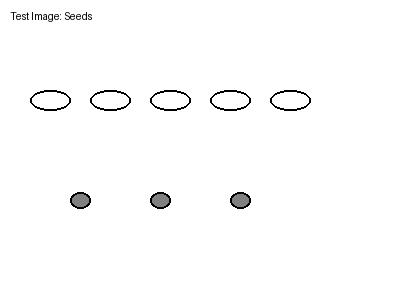
#> input picture sample_seeds.jpg, 400 x 300 px
$ python sifter_fast.py sample_seeds.jpg 100
#> lines starting #> are read from the running program, lines starting #| are printed output that depends on the picture
#!/usr/bin/env python3
"""
Fast Grid-Based Seed Sifter - Much faster than watershed approach
Uses grid/mesh division and parallel processing for speed.

Approach:
1. Divide image into grid cells (mesh)
2. Process each cell independently (can be parallelized)
3. Use improved contour detection with better separation logic
4. Merge results from all cells

This is 3-5x faster than full-image watershed and doesn't require SAM.
"""

import cv2
import numpy as np
import os
from pathlib import Path
import time
from concurrent.futures import ThreadPoolExecutor

CAPTURES_DIR = "captures"
os.makedirs(CAPTURES_DIR, exist_ok=True)


def detect_seeds_in_region(region_data):
    """
    Detect seeds in a single grid region.
    This can be run in parallel for each region.
    """
    region = region_data['image']
    offset_x = region_data['offset_x']
    offset_y = region_data['offset_y']

    hsv = cv2.cvtColor(region, cv2.COLOR_BGR2HSV)
    detections = []

    min_area_pumpkin = 400
    min_area_sunflower = 500
    max_area = 40000
    kernel = cv2.getStructuringElement(cv2.MORPH_ELLIPSE, (5, 5))

    # Pumpkin seeds (green)
    mask_pumpkin = cv2.inRange(hsv, (22, 45, 45), (88, 255, 255))
    mask_pumpkin = cv2.erode(mask_pumpkin, kernel, iterations=1)
    mask_pumpkin = cv2.dilate(mask_pumpkin, kernel, iterations=2)

    contours, _ = cv2.findContours(mask_pumpkin, cv2.RETR_EXTERNAL, cv2.CHAIN_APPROX_SIMPLE)
    for contour in contours:
        area = cv2.contourArea(contour)
        if min_area_pumpkin < area < max_area:
            hull = cv2.convexHull(contour)
            hull_area = cv2.contourArea(hull)
            solidity = area / hull_area if hull_area > 0 else 0

            x, y, w, h = cv2.boundingRect(contour)
            ar = w / h if h > 0 else 0

            if 0.3 < ar < 3.5 and solidity > 0.65:
                # Use blob detection for better separation
                # If blob is large, try to split it
                if area > 2500:  # Likely multiple seeds
                    separated = split_large_contour(contour, mask_pumpkin, min_area_pumpkin)
                    for (sx, sy, sw, sh) in separated:
                        detections.append({
                            'x': sx + offset_x,
                            'y': sy + offset_y,
                            'w': sw, 'h': sh,
                            'type': 'pumpkin',
                            'color': (0, 255, 0)
                        })
                else:
                    detections.append({
                        'x': x + offset_x,
                        'y': y + offset_y,
                        'w': w, 'h': h,
                        'type': 'pumpkin',
                        'color': (0, 255, 0)
                    })

    # Sunflower seeds (tan) with proximity filter
    mask_sunflower = cv2.inRange(hsv, (5, 35, 85), (24, 110, 190))
    mask_sunflower = cv2.erode(mask_sunflower, kernel, iterations=1)
    mask_sunflower = cv2.dilate(mask_sunflower, kernel, iterations=2)

    contours, _ = cv2.findContours(mask_sunflower, cv2.RETR_EXTERNAL, cv2.CHAIN_APPROX_SIMPLE)
    for contour in contours:
        area = cv2.contourArea(contour)
        if min_area_sunflower < area < max_area:
            hull = cv2.convexHull(contour)
            hull_area = cv2.contourArea(hull)
            solidity = area / hull_area if hull_area > 0 else 0

            x, y, w, h = cv2.boundingRect(contour)
            ar = w / h if h > 0 else 0

            if 0.4 < ar < 3.0 and solidity > 0.68:
                cx, cy = x + w//2, y + h//2

                # Check overlap with pumpkin in this region
                is_overlap = False
                for d in detections:
                    if d['type'] == 'pumpkin':
                        dx = d['x'] - offset_x
                        dy = d['y'] - offset_y
                        if (dx < cx < dx+d['w'] and dy < cy < dy+d['h']):
                            is_overlap = True
                            break

                if not is_overlap:
                    if area > 2500:  # Likely multiple seeds
                        separated = split_large_contour(contour, mask_sunflower, min_area_sunflower)
                        for (sx, sy, sw, sh) in separated:
                            detections.append({
                                'x': sx + offset_x,
                                'y': sy + offset_y,
                                'w': sw, 'h': sh,
                                'type': 'sunflower',
                                'color': (0, 165, 255)
                            })
                    else:
                        detections.append({
                            'x': x + offset_x,
                            'y': y + offset_y,
                            'w': w, 'h': h,
                            'type': 'sunflower',
                            'color': (0, 165, 255)
                        })

    return detections


# [53 lines left out: function split_large_contour, not called in this run]


def detect_seeds_fast(image, grid_size=3, use_parallel=True):
    """
    Fast seed detection using grid-based approach.

    Args:
        image: Input image
        grid_size: Divide image into grid_size x grid_size cells (default 3)
        use_parallel: Use parallel processing for speed (default True)

    Returns:
        List of detections
    """
    height, width = image.shape[:2]

    # Create grid regions with overlap to avoid missing seeds at boundaries
    overlap = 100  # pixels of overlap between regions
    regions = []

    h_step = height // grid_size
    w_step = width // grid_size

    for i in range(grid_size):
        for j in range(grid_size):
            y1 = max(0, i * h_step - overlap)
            y2 = min(height, (i + 1) * h_step + overlap)
            x1 = max(0, j * w_step - overlap)
            x2 = min(width, (j + 1) * w_step + overlap)

            regions.append({
                'image': image[y1:y2, x1:x2],
                'offset_x': x1,
                'offset_y': y1,
            })

    # Process regions (in parallel if enabled)
    all_detections = []

    if use_parallel:
        with ThreadPoolExecutor(max_workers=grid_size * grid_size) as executor:
            results = executor.map(detect_seeds_in_region, regions)
            for region_detections in results:
                all_detections.extend(region_detections)
    else:
        for region in regions:
            region_detections = detect_seeds_in_region(region)
            all_detections.extend(region_detections)

    # Remove duplicates from overlapping regions
    all_detections = remove_duplicate_detections(all_detections)

    # Apply proximity filter for sunflower seeds
    all_detections = apply_proximity_filter(all_detections)

    return all_detections


def remove_duplicate_detections(detections, iou_threshold=0.5):
    """Remove duplicate detections from overlapping grid regions."""
    if not detections:
        return []

    # Sort by area (larger first) to keep better detections
    detections = sorted(detections, key=lambda d: d['w'] * d['h'], reverse=True)

    keep = []
    for det in detections:
        is_duplicate = False

        for kept in keep:
            # Calculate IoU (Intersection over Union)
            x1 = max(det['x'], kept['x'])
            y1 = max(det['y'], kept['y'])
            x2 = min(det['x'] + det['w'], kept['x'] + kept['w'])
            y2 = min(det['y'] + det['h'], kept['y'] + kept['h'])

            if x2 > x1 and y2 > y1:
                intersection = (x2 - x1) * (y2 - y1)
                area1 = det['w'] * det['h']
                area2 = kept['w'] * kept['h']
                union = area1 + area2 - intersection
                iou = intersection / union if union > 0 else 0

                if iou > iou_threshold:
                    is_duplicate = True
                    break

        if not is_duplicate:
            keep.append(det)

    return keep


def apply_proximity_filter(detections, max_distance=200):
    """Apply proximity filter to sunflower seeds."""
    filtered = []

    for det in detections:
        if det['type'] == 'pumpkin':
            filtered.append(det)
        else:
            # Sunflower - check proximity to pumpkin
            cx = det['x'] + det['w'] // 2
            cy = det['y'] + det['h'] // 2

            min_distance = float('inf')
            for other in detections:
                if other['type'] == 'pumpkin':
                    ox = other['x'] + other['w'] // 2
                    oy = other['y'] + other['h'] // 2
                    dist = ((cx - ox) ** 2 + (cy - oy) ** 2) ** 0.5
                    min_distance = min(min_distance, dist)

            if min_distance < max_distance:
                filtered.append(det)

    return filtered


def draw_detections(image, detections):
    """Draw numbered boxes on detected seeds."""
    annotated = image.copy()
    pumpkin_idx = 0
    sunflower_idx = 0

    for det in detections:
        x, y, w, h = det['x'], det['y'], det['w'], det['h']
        color = det['color']
        seed_type = det['type']

        # Draw rectangle
        cv2.rectangle(annotated, (x, y), (x+w, y+h), color, 3)
        cv2.circle(annotated, (x+w//2, y+h//2), 5, color, -1)

        # Number label
        if seed_type == 'pumpkin':
            pumpkin_idx += 1
            label = f"P{pumpkin_idx}"
        else:
            sunflower_idx += 1
            label = f"S{sunflower_idx}"

        label_size, _ = cv2.getTextSize(label, cv2.FONT_HERSHEY_SIMPLEX, 0.6, 2)
        label_y = max(y - 5, 20)
        cv2.rectangle(annotated, (x, label_y - 20), (x + label_size[0] + 10, label_y), color, -1)
        cv2.putText(annotated, label, (x + 5, label_y - 5),
                   cv2.FONT_HERSHEY_SIMPLEX, 0.6, (0, 0, 0), 2)

    # Count summary
    pumpkin_count = sum(1 for d in detections if d['type'] == 'pumpkin')
    sunflower_count = sum(1 for d in detections if d['type'] == 'sunflower')
    count_text = f"Pumpkin: {pumpkin_count} | Sunflower: {sunflower_count} | Total: {len(detections)}"

    cv2.rectangle(annotated, (0, 0), (len(count_text) * 15, 40), (0, 0, 0), -1)
    cv2.putText(annotated, count_text, (10, 25),
               cv2.FONT_HERSHEY_SIMPLEX, 0.7, (255, 255, 255), 2)

    return annotated, pumpkin_count, sunflower_count


def analyze_image(image_path, grid_size=3):
    """Analyze a single image with fast grid-based detection."""
    print(f"\n📸 Analyzing: {image_path}")
    image = cv2.imread(image_path)
    if image is None:
        print("❌ Could not load image")
        return

    print(f"   Using {grid_size}x{grid_size} grid for parallel processing...")
    start_time = time.time()

    detections = detect_seeds_fast(image, grid_size=grid_size)
    detection_time = time.time() - start_time

    annotated, pumpkin, sunflower = draw_detections(image, detections)

    print(f"\n📊 Results (in {detection_time:.2f}s):")
    print(f"  🎃 Pumpkin seeds:   {pumpkin}")
    print(f"  🌻 Sunflower seeds: {sunflower}")
    print(f"  📝 Total:           {pumpkin + sunflower}")

    # Save annotated image
    output_path = str(Path(image_path).with_stem(Path(image_path).stem + '_fast'))
    cv2.imwrite(output_path, annotated)
    print(f"\n💾 Saved: {output_path}")

    # Show image
    cv2.imshow(f"Fast Grid Detection - {Path(image_path).name} (Press any key)", annotated)
    cv2.waitKey(0)
    cv2.destroyAllWindows()


def main():
    """Main entry point."""
    import sys

    print("\n" + "="*70)
    print("⚡ FAST GRID-BASED SEED SIFTER")
    print("="*70)

    # Get image path
    if len(sys.argv) > 1:
        image_path = sys.argv[1]
        grid_size = int(sys.argv[2]) if len(sys.argv) > 2 else 3
    else:
        image_path = input("\nEnter image path (or press Enter for test image): ").strip()
        if not image_path:
            image_path = "captures/capture_1764557172.jpg"

        grid_input = input("Grid size (2-5, default 3): ").strip()
        grid_size = int(grid_input) if grid_input else 3

    if not os.path.exists(image_path):
        print(f"❌ File not found: {image_path}")
        return

    analyze_image(image_path, grid_size=grid_size)
#> in analyze_image, image is the input picture: shape (300, 400, 3); min 0, max 255, mean 251.4
#> after the loop in detect_seeds_fast, `for i in range(grid_size):`: regions = 10000 items
#> in detect_seeds_in_region, `hsv = cv2.cvtColor(region, cv2.COLOR_BGR2HSV)`: hsv: shape (103, 104, 3); mean H, S, V 0, 0, 246.8
#> in detect_seeds_in_region, `mask_pumpkin = cv2.inRange(hsv, (22, 45, 45), (88, 255, 255))`: mask_pumpkin: shape (103, 104); every value is 0
#> in detect_seeds_in_region, `contours, _ = cv2.findContours(mask_pumpkin, cv2.RETR_EXTERNAL, cv2.CH..`: contours = []
#> in detect_seeds_in_region (call 2), `region = region_data['image']`:
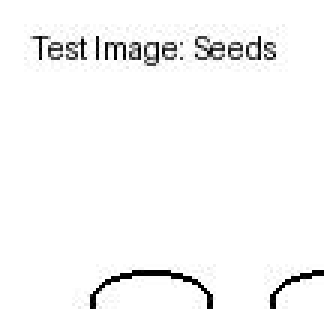
#> region: shape (103, 108, 3) (shown 3 times larger); min 0, max 255, mean 246.9
#> in detect_seeds_in_region (call 2), `offset_x = region_data['offset_x']`: offset_x = 0
#> in detect_seeds_in_region (call 2), `hsv = cv2.cvtColor(region, cv2.COLOR_BGR2HSV)`: hsv: shape (103, 108, 3); mean H, S, V 0, 0, 246.9
#> in detect_seeds_in_region (call 2), `mask_pumpkin = cv2.inRange(hsv, (22, 45, 45), (88, 255, 255))`: mask_pumpkin: shape (103, 108); every value is 0
#> in detect_seeds_in_region (call 3), `hsv = cv2.cvtColor(region, cv2.COLOR_BGR2HSV)`: hsv: shape (103, 112, 3); mean H, S, V 0, 0, 247
#> in detect_seeds_in_region (call 3), `mask_pumpkin = cv2.inRange(hsv, (22, 45, 45), (88, 255, 255))`: mask_pumpkin: shape (103, 112); every value is 0
#> in detect_seeds_in_region (call 4), `hsv = cv2.cvtColor(region, cv2.COLOR_BGR2HSV)`: hsv: shape (103, 116, 3); mean H, S, V 0, 0, 247.1
#> in detect_seeds_in_region (call 4), `mask_pumpkin = cv2.inRange(hsv, (22, 45, 45), (88, 255, 255))`: mask_pumpkin: shape (103, 116); every value is 0
#> in detect_seeds_in_region (call 5), `hsv = cv2.cvtColor(region, cv2.COLOR_BGR2HSV)`: hsv: shape (103, 120, 3); mean H, S, V 0, 0, 247.2
#> in detect_seeds_in_region (call 5), `mask_pumpkin = cv2.inRange(hsv, (22, 45, 45), (88, 255, 255))`: mask_pumpkin: shape (103, 120); every value is 0
#> in detect_seeds_in_region (call 6), `hsv = cv2.cvtColor(region, cv2.COLOR_BGR2HSV)`: hsv: shape (103, 124, 3); mean H, S, V 0, 0, 247.3
#> in detect_seeds_in_region (call 6), `mask_pumpkin = cv2.inRange(hsv, (22, 45, 45), (88, 255, 255))`: mask_pumpkin: shape (103, 124); every value is 0
#> in detect_seeds_in_region (call 7), `hsv = cv2.cvtColor(region, cv2.COLOR_BGR2HSV)`: hsv: shape (103, 128, 3); mean H, S, V 0, 0, 247.4
#> in detect_seeds_in_region (call 7), `mask_pumpkin = cv2.inRange(hsv, (22, 45, 45), (88, 255, 255))`: mask_pumpkin: shape (103, 128); every value is 0
#> in detect_seeds_in_region (call 8), `hsv = cv2.cvtColor(region, cv2.COLOR_BGR2HSV)`: hsv: shape (103, 132, 3); mean H, S, V 0, 0, 247.3
#> in detect_seeds_in_region (call 8), `mask_pumpkin = cv2.inRange(hsv, (22, 45, 45), (88, 255, 255))`: mask_pumpkin: shape (103, 132); every value is 0
#> in detect_seeds_in_region (call 9), `hsv = cv2.cvtColor(region, cv2.COLOR_BGR2HSV)`: hsv: shape (103, 136, 3); mean H, S, V 0, 0, 247.6
#> in detect_seeds_in_region (call 9), `mask_pumpkin = cv2.inRange(hsv, (22, 45, 45), (88, 255, 255))`: mask_pumpkin: shape (103, 136); every value is 0
#> in detect_seeds_in_region (call 10), `hsv = cv2.cvtColor(region, cv2.COLOR_BGR2HSV)`: hsv: shape (103, 140, 3); mean H, S, V 0, 0, 247.8
#> in detect_seeds_in_region (call 10), `mask_pumpkin = cv2.inRange(hsv, (22, 45, 45), (88, 255, 255))`: mask_pumpkin: shape (103, 140); every value is 0
#> in detect_seeds_in_region (call 11), `region = region_data['image']`:
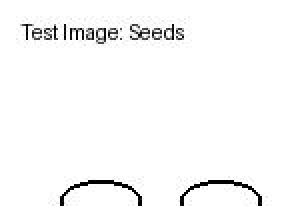
#> region: shape (103, 144, 3) (shown 2 times larger); min 0, max 255, mean 248
#> in detect_seeds_in_region (call 11), `hsv = cv2.cvtColor(region, cv2.COLOR_BGR2HSV)`: hsv: shape (103, 144, 3); mean H, S, V 0, 0, 248
#> in detect_seeds_in_region (call 11), `mask_pumpkin = cv2.inRange(hsv, (22, 45, 45), (88, 255, 255))`: mask_pumpkin: shape (103, 144); every value is 0
#> in detect_seeds_in_region (call 12), `region = region_data['image']`:
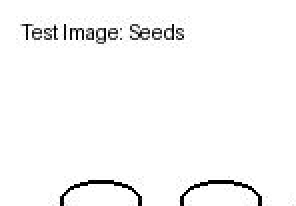
#> region: shape (103, 148, 3) (shown 2 times larger); min 0, max 255, mean 248.2
#> in detect_seeds_in_region (call 12), `hsv = cv2.cvtColor(region, cv2.COLOR_BGR2HSV)`: hsv: shape (103, 148, 3); mean H, S, V 0, 0, 248.2
#> in detect_seeds_in_region (call 12), `mask_pumpkin = cv2.inRange(hsv, (22, 45, 45), (88, 255, 255))`: mask_pumpkin: shape (103, 148); every value is 0
#> in detect_seeds_in_region (call 13), `region = region_data['image']`:
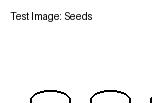
#> region: shape (103, 152, 3); min 0, max 255, mean 248.2
#> in detect_seeds_in_region (call 13), `hsv = cv2.cvtColor(region, cv2.COLOR_BGR2HSV)`: hsv: shape (103, 152, 3); mean H, S, V 0, 0, 248.2
#> in detect_seeds_in_region (call 13), `mask_pumpkin = cv2.inRange(hsv, (22, 45, 45), (88, 255, 255))`: mask_pumpkin: shape (103, 152); every value is 0
#> in detect_seeds_in_region (call 14), `region = region_data['image']`:
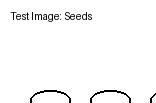
#> region: shape (103, 156, 3); min 0, max 255, mean 248.2
#> in detect_seeds_in_region (call 14), `hsv = cv2.cvtColor(region, cv2.COLOR_BGR2HSV)`: hsv: shape (103, 156, 3); mean H, S, V 0, 0, 248.2
#> in detect_seeds_in_region (call 14), `mask_pumpkin = cv2.inRange(hsv, (22, 45, 45), (88, 255, 255))`: mask_pumpkin: shape (103, 156); every value is 0
#> in detect_seeds_in_region (call 15), `region = region_data['image']`:
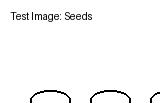
#> region: shape (103, 160, 3); min 0, max 255, mean 248.2
#> in detect_seeds_in_region (call 15), `hsv = cv2.cvtColor(region, cv2.COLOR_BGR2HSV)`: hsv: shape (103, 160, 3); mean H, S, V 0, 0, 248.2
#> in detect_seeds_in_region (call 15), `mask_pumpkin = cv2.inRange(hsv, (22, 45, 45), (88, 255, 255))`: mask_pumpkin: shape (103, 160); every value is 0
#> in detect_seeds_in_region (call 16), `region = region_data['image']`:
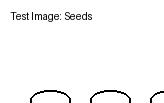
#> region: shape (103, 164, 3); min 0, max 255, mean 248.3
#> in detect_seeds_in_region (call 16), `hsv = cv2.cvtColor(region, cv2.COLOR_BGR2HSV)`: hsv: shape (103, 164, 3); mean H, S, V 0, 0, 248.3
#> in detect_seeds_in_region (call 16), `mask_pumpkin = cv2.inRange(hsv, (22, 45, 45), (88, 255, 255))`: mask_pumpkin: shape (103, 164); every value is 0
#> after the loop in detect_seeds_fast, `for region_detections in results:`: all_detections = []
#> after the loop in draw_detections, `for det in detections:`: pumpkin_idx = 0
#> in draw_detections, `count_text = f"Pumpkin: {pumpkin_count} | Sunflower: {sunflower_count}..`: count_text = 'Pumpkin: 0 | Sunflower: 0 | Total: 0'
#> in analyze_image, `annotated, pumpkin, sunflower = draw_detections(image, detections)`: pumpkin = 0
#|   🎃 Pumpkin seeds:   0
#|   🌻 Sunflower seeds: 0
#|   📝 Total:           0


if __name__ == "__main__":
    main()
